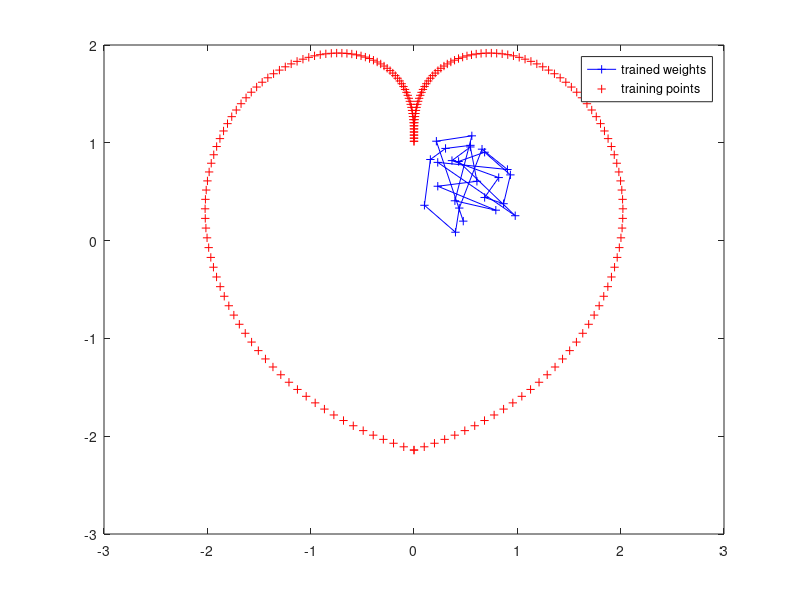
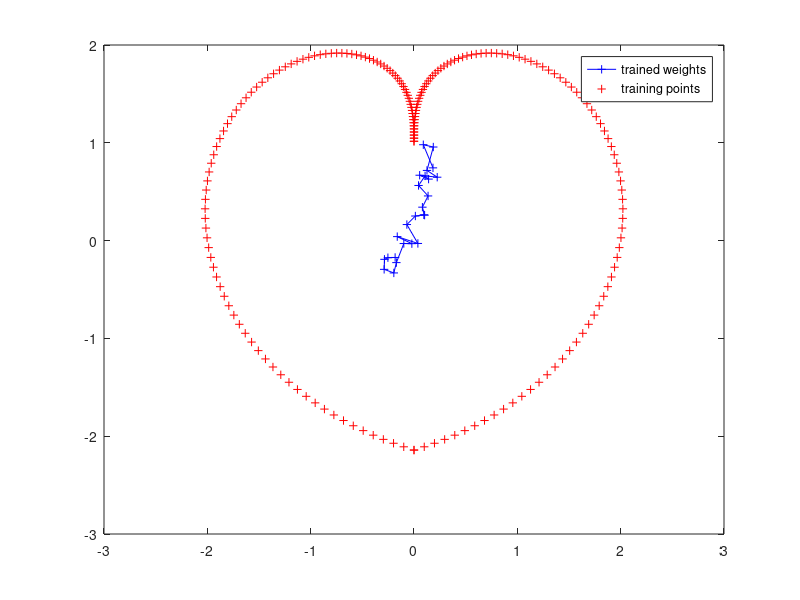
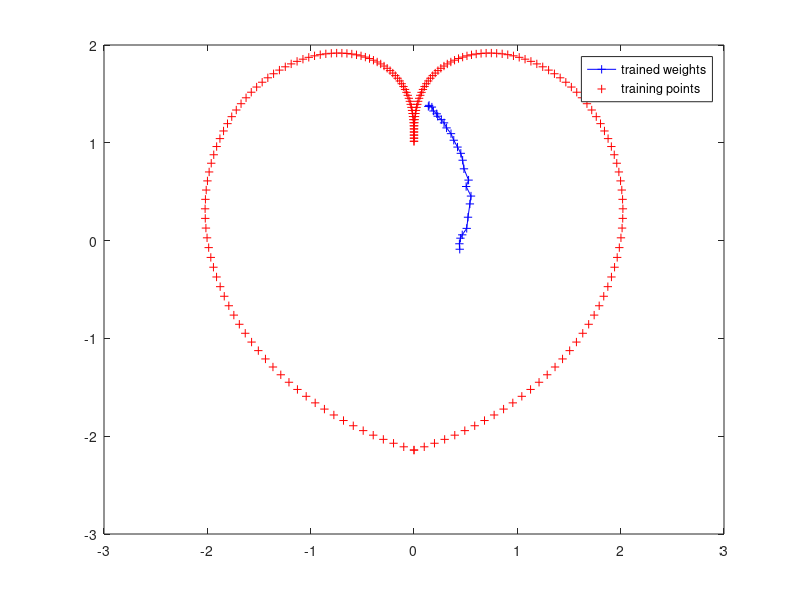
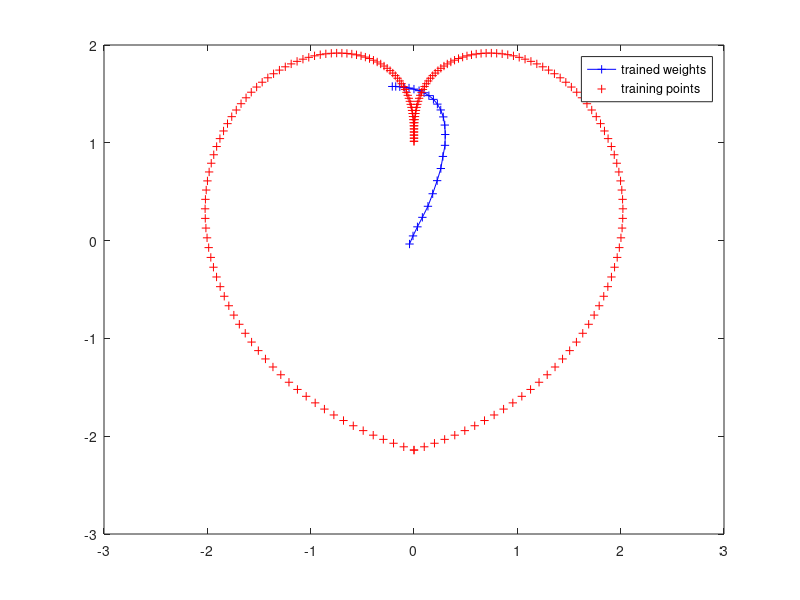

Here is the MATLAB script that generated these plots, in order:
clc 
clear
set(0,'defaultfigurecolor','w')

% initialization
t = linspace(-pi,pi,200); 
trainX = [t.*sin(pi*sin(t)./t); 1-abs(t).*cos(pi*sin(t)./t)];  % 2x200 matrix, column-wise points 
num_train = size(trainX,2);
weight = rand(2,25);
iter = 500;
lr0 = 0.1;
tao = iter;
sigma0 = sqrt(1+25^2)/2;
time_constant = iter/log(sigma0);
record = [1, 20, 50, 100, 300, iter];
r = 1;

%iteration
for i = 1:iter
    samp = trainX(:,randi(num_train));
    distance = zeros(1,25);
    for j = 1:25
        diff = weight(:,j) - samp;
        distance(j) = sum(diff.^2);  
    end
    [min_value, min_index] = min(distance);
    sigma = sigma0 * exp(-i/time_constant);
    lr = lr0 * exp(-i/tao);
    for k = 1:25
        d = k - min_index;
        h = exp(-d^2/(2*sigma^2));
        weight(:,k) = weight(:,k) + lr*h*(samp - weight(:,k));
    end
    
    if i == record(r)
        figure
        plot(weight(1,:), weight(2,:), '+b-');
        hold on
        plot(trainX(1,:), trainX(2,:), '+r');
        legend('trained weights','training points');
        r = r + 1;
    end
end
